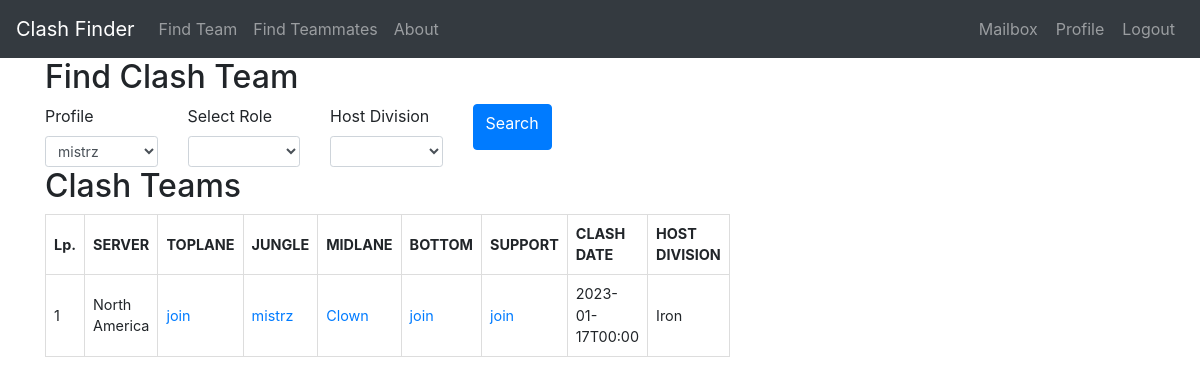
Screenshot of /findteam (signed in) with the database file from the repository.
### models.py (models this page shows, shortened)
class ClashTeam(UserMixin, db.Model):
    id = db.Column(db.Integer, primary_key=True)
    clash_date = db.Column(db.DateTime, nullable=False, default=None)
    division = db.Column(db.String(64), index=True, default=None)
    toplane = db.Column(db.String(64), index=True, default=None)
    jungle = db.Column(db.String(64), index=True, default=None)
    midlane = db.Column(db.String(64), index=True, default=None)
    bottom = db.Column(db.String(64), index=True, default=None)
    support = db.Column(db.String(64), index=True, default=None)
    host_id = db.Column(db.Integer, db.ForeignKey('profile.id'))
    invitation = db.relationship('ClashInvitation', backref='futureteam', lazy='dynamic',
                                 cascade="all, delete, delete-orphan")
    request = db.relationship('ClashRequest', backref='desired_team', lazy='dynamic',
                              cascade="all, delete, delete-orphan")
    def formatted_clash_date(self):
        return self.clash_date.strftime('%Y-%m-%dT%H:%M')

class Profile(UserMixin, db.Model):
    id = db.Column(db.Integer, primary_key=True)
    nickname = db.Column(db.String(64), index=True, unique=True)
    server = db.Column(db.String(10), index=True)
    division = db.Column(db.String(20), index=True)
    best_position = db.Column(db.String(20), index=True)
    alternative_position = db.Column(db.String(20), index=True)
    user_id = db.Column(db.Integer, db.ForeignKey('user.id'))
    clash_team = db.relationship('ClashTeam', backref='host', lazy='dynamic')
    invitation_in = db.relationship('ClashInvitation', backref='invitedguest', lazy='dynamic',
                                    cascade="all, delete, delete-orphan")
    request_out = db.relationship('ClashRequest', backref='candidate', lazy='dynamic',
                                  cascade="all, delete, delete-orphan")
    reported = db.relationship('ReportPlayer', backref='Reported', lazy='dynamic',
                               cascade="all, delete, delete-orphan")

### routes.py (the view, shortened to what this page needs)
@app.route('/findteam', methods=['GET', 'POST'])
@login_required
def findteam():
    user = User.query.filter_by(username=current_user.username).first_or_404()
    user_profiles = Profile.query.filter_by(user_id=user.id).all()
    user_clashteams_id = [profile_team.id for user_profile in user_profiles for profile_team in ClashTeam.query.filter_by(
        host_id=user_profile.id)]
    user_profiles_data = {
        user_profile.nickname: user_profile.server for user_profile in user_profiles}
    roles = {'Toplane': ClashTeam.toplane, 'Jungle': ClashTeam.jungle,
             'Midlane': ClashTeam.midlane, 'Bottom': ClashTeam.bottom, 'Support': ClashTeam.support}
    clash_teams = ClashTeam.query.filter(or_(*(role == None for role in roles.values(
    ))), ClashTeam.id.notin_(user_clashteams_id)).order_by(ClashTeam.clash_date)
    for key, value in user_profiles_data.items():
        clash_teams = clash_teams.filter(and_(or_(ClashTeam.toplane.isnot(key), ClashTeam.jungle.isnot(key), ClashTeam.midlane.isnot(
            key), ClashTeam.bottom.isnot(key), ClashTeam.support.isnot(key)), ClashTeam.host.has(server=value)))
    clash_teams_list = clash_teams.all()
    if len(clash_teams_list) == 0:
        clash_teams = []
    form = SearchingTeam(user_id=user.id)
    return render_template('findteam.html', get_server_short_name=get_server_short_name, clash_teams=clash_teams, form=form, user=user)

### forms.py
class SearchingTeam(FlaskForm):
    profile = SelectField('Profile', validators=[
                          DataRequired()], choices=[], default=None)
    role = SelectField('Select Role', choices=positions)
    division = SelectField('Host Division', choices=divisions)
    submit = SubmitField('Search')
    def __init__(self, user_id, *args, **kwargs):
        super(SearchingTeam, self).__init__(*args, **kwargs)
        self.profile.choices = [(p.nickname)
                                for p in Profile.query.filter_by(user_id=user_id)]

### forms.py (called while the page is built)
def get_server_short_name(server_name):
    for server in servers:
        if server[0] == server_name:
            return server[1]
    return ''

### models.py (called while the page is built)
@login.user_loader
def load_user(id):
    return User.query.get(int(id))

### templates/findteam.html (shortened to what this page needs)
{% extends "base.html" %}
{% block content %}
<div class="container">
	<div class="row">
		<div class="col-sm-6">
			<h2>Find Clash Team</h2>
			<form method="POST" action="{{ url_for('findteam') }}">
				<div class="row">
					<div class="col-md-3">
						{{ form.profile.label(class="form-control-label") }}
						{{ form.profile(class="form-control form-control-sm") }}
					</div>
					<div class="col-md-3">
						{{ form.role.label(class="form-control-label") }}
						{{ form.role(class="form-control form-control-sm") }}
					</div>
					<div class="col-md-3">
						{{ form.division.label(class="form-control-label") }}
						{{ form.division(class="form-control form-control-sm") }}
					</div>
					<div class="col-md-3">
						<button type="submit" class="btn btn-primary">{{ form.submit.label }}</button>
					</div>
				</div>
			</form>
			<h2>Clash Teams</h2>
			<div class="clash-available-teams">
				{% if clash_teams %}
				<table>
					<thead>
						<tr>
							<th>Lp.</th>
							<th>SERVER</th>
							<th>TOPLANE</th>
							<th>JUNGLE</th>
							<th>MIDLANE</th>
							<th>BOTTOM</th>
							<th>SUPPORT</th>
							<th>CLASH DATE</th>
							<th>HOST DIVISION</th>
						</tr>
					</thead>
					<tbody>
						{% for team in clash_teams %}
						<tr>
							<td>{{ loop.index }}</td>
							<td>{{ team.host.server or '' }}</td>
							<td>
								{% if team.toplane %}
								<a
									href="{{ url_for('profile', nickname=team.toplane, server=get_server_short_name(team.host.server).lower()) }}">{{
									team.toplane }}</a>
								{% else %}
								<a href="{{ url_for('jointeam', team_id=team.id) }}">join</a>
								{% endif %}
							</td>
							<td>
								{% if team.jungle %}
								<a
									href="{{ url_for('profile', nickname=team.jungle, server=get_server_short_name(team.host.server).lower()) }}">{{
									team.jungle }}</a>
								{% else %}
								<a href="{{ url_for('jointeam', team_id=team.id) }}">join</a>
								{% endif %}
							</td>
							<td>
								{% if team.midlane %}
								<a
									href="{{ url_for('profile', nickname=team.midlane, server=get_server_short_name(team.host.server).lower()) }}">{{
									team.midlane }}</a>
								{% else %}
								<a href="{{ url_for('jointeam', team_id=team.id) }}">join</a>
								{% endif %}
							</td>
							<td>
								{% if team.bottom %}
								<a
									href="{{ url_for('profile', nickname=team.bottom, server=get_server_short_name(team.host.server).lower()) }}">{{
									team.bottom }}</a>
								{% else %}
								<a href="{{ url_for('jointeam', team_id=team.id) }}">join</a>
								{% endif %}
							</td>
							<td>
								{% if team.support %}
								<a
									href="{{ url_for('profile', nickname=team.support, server=get_server_short_name(team.host.server).lower()) }}">{{
									team.support }}</a>
								{% else %}
								<a href="{{ url_for('jointeam', team_id=team.id) }}">join</a>
								{% endif %}
							</td>
							<td>{{ team.formatted_clash_date() or '' }}</td>
							<td>{{ team.division or '' }}</td>
						</tr>
						{% endfor %}
					</tbody>
				</table>
				{% else %}
				<p>There are currently no teams meeting your requirements.</p>
				{% endif %}
			</div>
		</div>
	</div>
</div>
{% endblock %}

### templates/findteam.html (style rules this page uses)
table { border-collapse: collapse; font-size: 0.9em; border: 1px solid #ddd; margin-bottom: 10px; }
th { border: 1px solid #ddd; padding: 8px; text-align: left; }
td { border: 1px solid #ddd; padding: 8px; }

### rows the page displays
ClashTeam: host "North America", jungle "mistrz", midlane "Clown", clash_date "2023-01-17T00:00", division "Iron"
